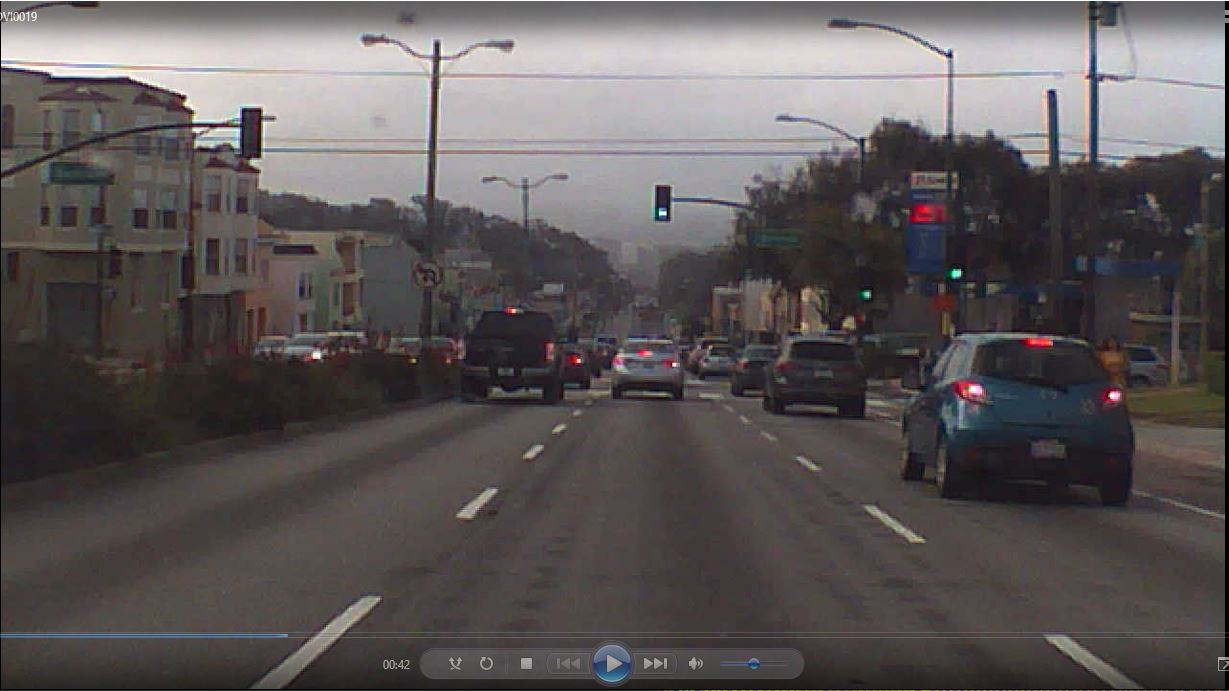
#> input picture test_images/test_image3.JPG, 1229 x 691 px, found by its file name
$ jupyter execute --allow-errors YoloPedstrianCarDetection.ipynb   (shell and % lines are left out)
#> lines starting #> are read from the running program, lines starting #| are printed output that depends on the picture
[cell 1]
# Code taken from https://github.com/xslittlegrass/CarND-Vehicle-Detection
# Define darknet TINY YOLO v1 network
import cv2
import matplotlib.pyplot as plt
import numpy as np
import keras
from keras.models import Sequential
from keras.layers.convolutional import Convolution2D, MaxPooling2D
from keras.layers.advanced_activations import LeakyReLU
from keras.layers.core import Flatten, Dense, Activation, Reshape
keras.backend.set_image_dim_ordering('th')
#> (this line was passed over: keras is not available in this run)
from scipy.ndimage.measurements import label

#> (the rest of this cell did not finish here and is left out)

#> (a cell that did not finish here is left out)

[cell 3]
# Code taken from https://github.com/xslittlegrass/CarND-Vehicle-Detection
# Load pre-trained weights
# [15 lines left out: function load_weights, not called in this run]

#> (the rest of this cell did not finish here and is left out)

[cell 4]
# Code taken from https://github.com/xslittlegrass/CarND-Vehicle-Detection
# define blox class, to process results
class Box:
    # [26 lines left out: functions __init__, overlap, box_intersection, box_union, not called in this run]

def box_iou(a, b):
    return box_intersection(a, b) / box_union(a, b);

# This function detects cars (class=6)
# [91 lines left out: functions yolo_net_out_to_car_boxes, draw_box, draw_person_box, not called in this run]

[cell 5]
imagePath = './test_images/test_image3.jpg'
image = plt.imread(imagePath)
#> image is the input picture: shape (691, 1229, 3); mean R, G, B 93.3, 87.9, 88.2
image_crop = image[300:650,500:,:]
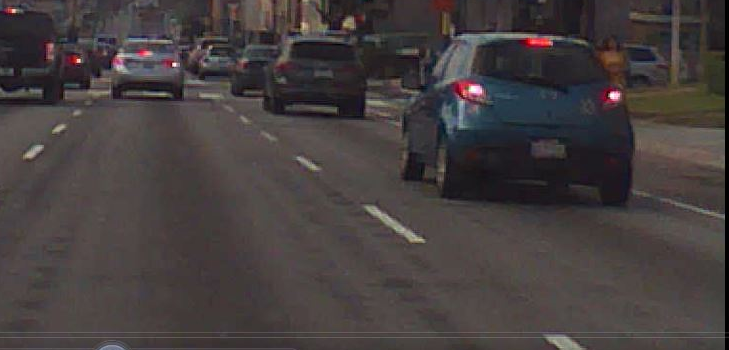
#> image_crop: shape (350, 729, 3); mean R, G, B 69.8, 63.1, 63.1
resized = cv2.resize(image_crop,(448,448))
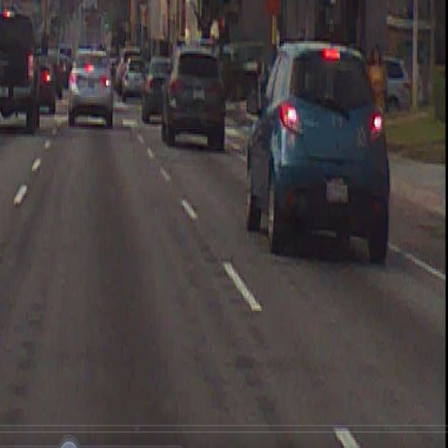
#> resized: shape (448, 448, 3); mean R, G, B 69.7, 63, 63

batch = np.transpose(resized,(2,0,1))
batch = 2*(batch/255.) - 1
batch = np.expand_dims(batch, axis=0)
#> (the rest of this cell did not finish here and is left out)

[cell 6]
# [15 lines left out: function draw_labeled_bboxes, not called in this run]

[cell 7]
class CarHeat():
    def __init__(self):
        self.frame = 0
        self.heatmap_hist = []
        self.heatmap_curr = np.zeros((720, 1280), dtype=np.float32)
        self.heatmap_ret = np.zeros((720, 1280), dtype=np.float32)
        self.heatmap_thresh = np.zeros((720, 1280), dtype=np.float32)
        self.hist_len = 10

    # [38 lines left out: functions add_heat, box_heat, not called in this run]

    def apply_threshold(self, threshold=0):
        self.heatmap_thresh = np.copy(self.heatmap_ret)
        self.heatmap_thresh[self.heatmap_ret <= threshold] = 0

    def get_heat(self):
        return self.heatmap_ret
# Here is the function to search one image and check if regions are classified as car
# If yes then add to heatmap

# [97 lines left out: function process_frame_det, not called in this run]

[cell 8]
# Just YOLO
# [9 lines left out: function frame_func, not called in this run]
# YOLO with HeatMap aggregation
def frame_func_aggr(image):
    crop = image[275:650, :, :] #[275:650, 200:, :] #[300:650,500:,:]
    resized = cv2.resize(crop,(448,448))
    batch = np.array([resized[:,:,0],resized[:,:,1],resized[:,:,2]])
    batch = 2*(batch/255.) - 1
    batch = np.expand_dims(batch, axis=0)
    out = model.predict(batch)
    boxes = yolo_net_out_to_car_boxes(out[0], threshold = 0.17)
    #aaa = draw_box(boxes,image,[[500,1280],[300,650]])
    hmap.box_heat(boxes,image,[[0,1280],[275,650]]) #[[500,1280],[300,650]])
    hmap.apply_threshold(3)
    heat = hmap.get_heat()
    labels = label(hmap.heatmap_thresh)
    img_lab_cars = draw_labeled_bboxes(image, labels)

    heat = np.uint8(255*heat/np.max(heat))
    heatres = np.zeros(image.shape, np.uint8) #np.zeros_like(image).astype(np.uint8)
    #print(heatres.shape)
    #print(heat.shape)
    heatres[:,:,0] = heat[:image.shape[0], : image.shape[1]]
    #print(heatres.shape)

    result = cv2.addWeighted(img_lab_cars, 1, heatres, 1, 0)

    return result

[cell 9]
# Create debug images for HOG appraoch
hmap = CarHeat()
#st = State()
#line = Line()
image = cv2.imread('test_images/test_image4.jpg',1)
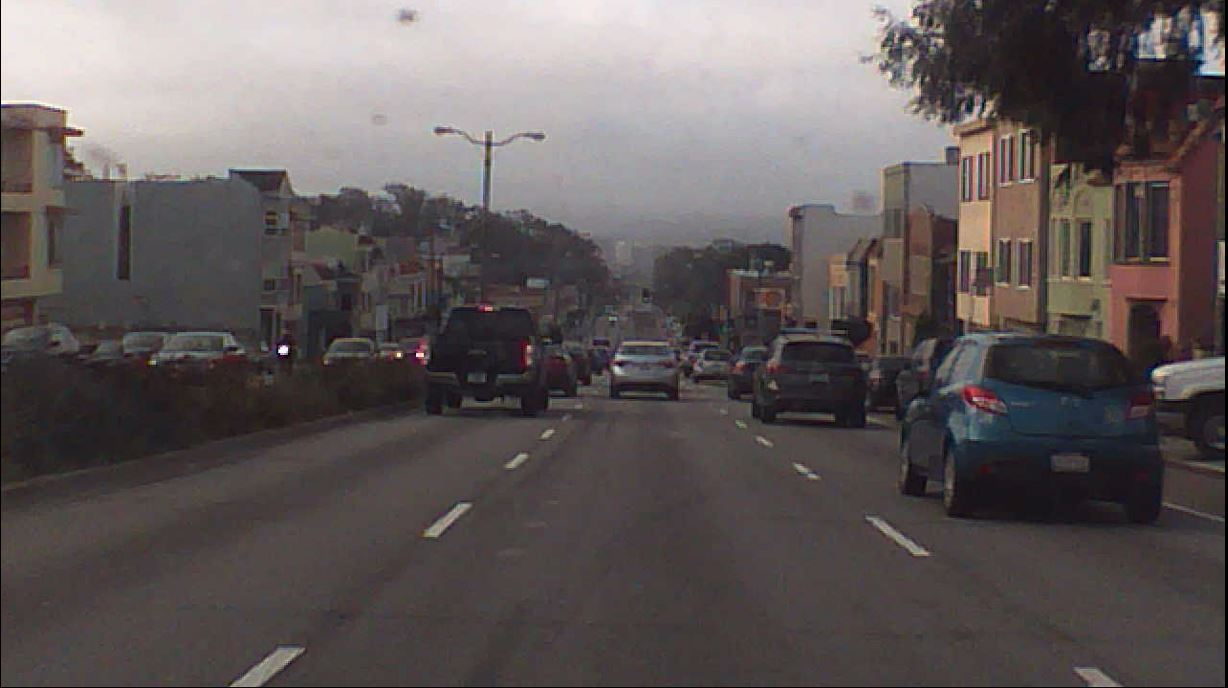
#> input picture test_images/test_image4.JPG, 1228 x 688 px, found by its file name
#> image is the input picture: shape (688, 1228, 3); mean B, G, R 89.5, 89.6, 97
image = cv2.cvtColor(image, cv2.COLOR_BGR2RGB)
print (image.shape)
#| (688, 1228, 3)
#> (the rest of this cell did not finish here and is left out)

#> in frame_func_aggr, `crop = image[275:650, :, :]`:
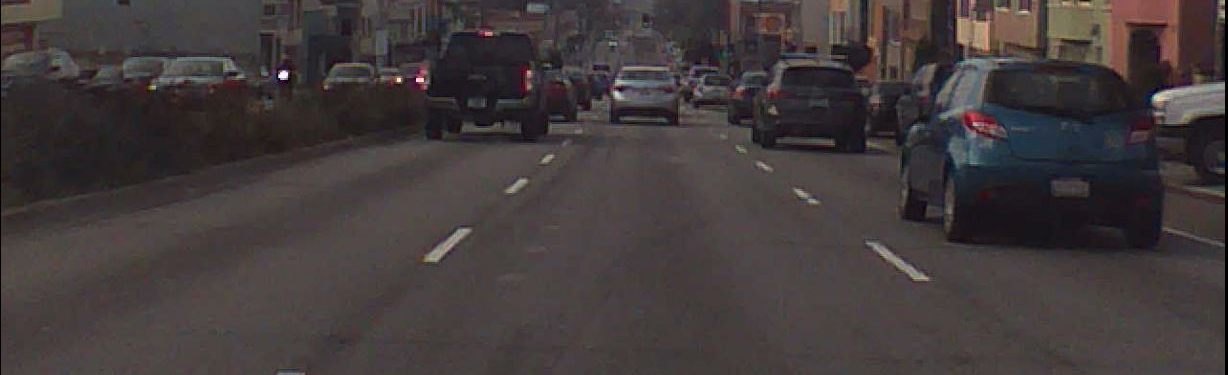
#> crop: shape (375, 1228, 3); mean R, G, B 66.9, 59.7, 59.8
#> in frame_func_aggr, `resized = cv2.resize(crop,(448,448))`:
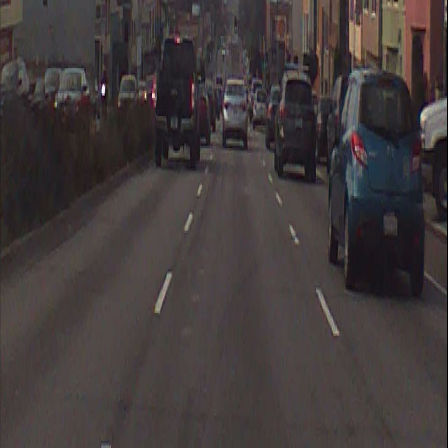
#> resized: shape (448, 448, 3); mean R, G, B 66.8, 59.6, 59.8
#image = cv2.cvtColor(image, cv2.COLOR_BGR2RGB)
#result = cv2.cvtColor(result, cv2.COLOR_BGR2RGB)
plt.imshow(result)
plt.show()

[cell 10]
# Generate project video without aggregation, pure YOLO
from moviepy.editor import VideoFileClip
from IPython.display import HTML
white_output = 'MOVI0009upto72secLaneFinding_YOLO_wo_aggr.mp4'
#> (the rest of this cell did not finish here and is left out)

[cell 11]
# Generate project video with aggregation over multiple frames
def YOLOvideoAnotate_agg(Vin, Vout):
   from moviepy.editor import VideoFileClip
   from IPython.display import HTML
   white_output = Vout
   clip1 = VideoFileClip(Vin)
   white_clip = clip1.fl_image(frame_func_aggr)
   white_clip.write_videofile(white_output, audio=False)

# Generate project video without aggregation over multiple frames
def YOLOvideoAnotate(Vin, Vout):
   from moviepy.editor import VideoFileClip
   from IPython.display import HTML
   white_output = Vout
   clip1 = VideoFileClip(Vin)
   white_clip = clip1.fl_image(frame_func)
   white_clip.write_videofile(white_output, audio=False)

[cell 12]
YOLOvideoAnotate_agg("MOVI0009upto72secLaneFinding.mp4", "MOVI0009upto72secLaneFinding_YOLO.mp4")
#> (the call stopped at in YOLOvideoAnotate_agg, `clip1 = VideoFileClip(Vin)`: moviepy is not available in this run)

[cell 13]
YOLOvideoAnotate("MOVI0009upto72secLaneFinding.mp4", "MOVI0009upto72secLaneFinding_woagg_YOLO.mp4")
#> (the call stopped at in YOLOvideoAnotate, `clip1 = VideoFileClip(Vin)`: moviepy is not available in this run)

[cell 14]
YOLOvideoAnotate("MOVI0003LaneFinding455good2.avi", "MOVI0003LaneFinding455good2_YOLO.mp4")
#> (the call stopped at in YOLOvideoAnotate, `clip1 = VideoFileClip(Vin)`: moviepy is not available in this run)

[cell 15]
#classes = ["aeroplane", "bicycle", "bird", "boat", "bottle", "bus", "car", "cat", "chair", "cow",
#"diningtable", "dog", "horse", "motorbike", "person", "pottedplant", "sheep", "sofa", "train",
#"tvmonitor"]
# This function detects persons (class=14)
# [41 lines left out: function yolo_net_out_to_person_boxes, not called in this run]

[cell 16]
image = cv2.imread('test_images/test_image25.jpg',1)
#> (the rest of this cell did not finish here and is left out)

[cell 17]
# YOLO
# [13 lines left out: function frame_func_person, not called in this run]

[cell 18]
image = cv2.imread('test_images/test_image33.jpg',1)
#> (the rest of this cell did not finish here and is left out)

[cell 19]
# [88 lines left out: functions yolo_net_out_to_object_boxes, draw_object_box, frame_object_func, not called in this run]

[cell 20]
image = cv2.imread('test_images/test_image24.jpg',1)
#> (the rest of this cell did not finish here and is left out)

[cell 21]
# [8 lines left out: function process_img, not called in this run]

[cell 22]
image = cv2.imread('test_images/test_image24.jpg', 1)
#> (the rest of this cell did not finish here and is left out)

[cell 23]
def YOLOvideoObjectAnotate(Vin, Vout):
    from moviepy.editor import VideoFileClip
    from IPython.display import HTML
    white_output = Vout
    clip1 = VideoFileClip(Vin)
    white_clip = clip1.fl_image(process_img)
    white_clip.write_videofile(white_output, audio=False)

[cell 24]
#YOLOvideoObjectAnotate("MOVI0018.avi", "MOVI0018_YOLO.mp4")
#YOLOvideoObjectAnotate("MOVI0017.avi", "MOVI0017_YOLO.mp4")
YOLOvideoObjectAnotate("MOVI0019_OpenCV.mp4", "MOVI0019_YOLO.mp4")
#> (the call stopped at in YOLOvideoObjectAnotate, `clip1 = VideoFileClip(Vin)`: moviepy is not available in this run)
